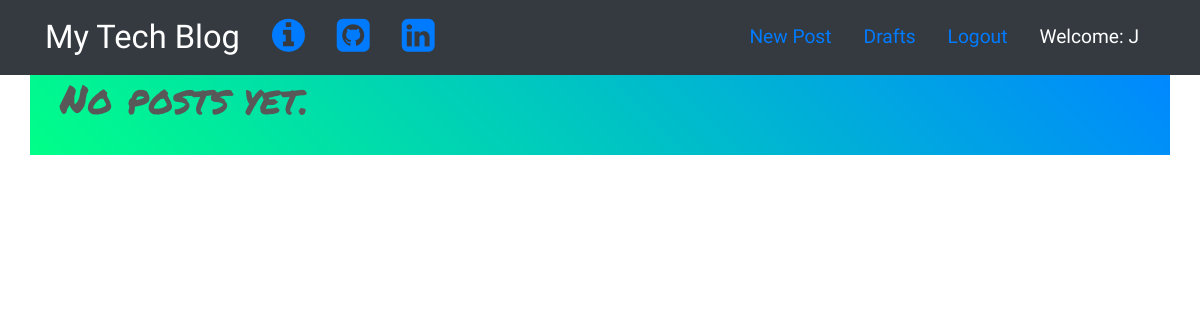
Page / (signed in) on the earlier database version.
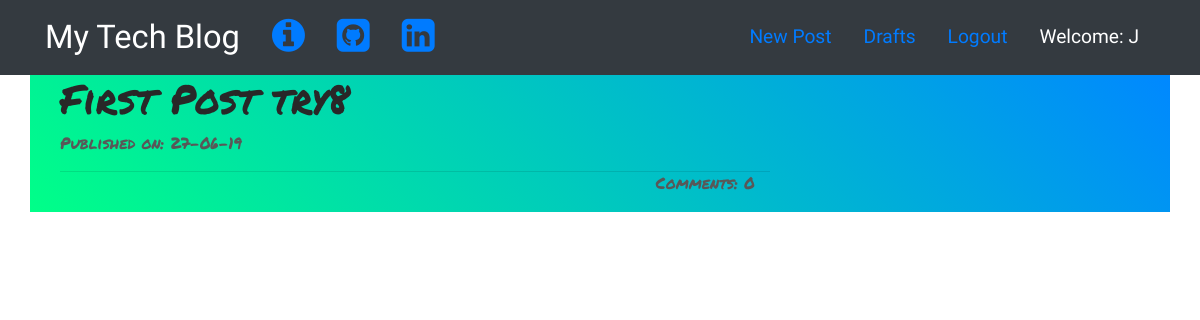
Same page on the later database version.
### blog/models.py (models this page shows, shortened)
class Post(models.Model):
    author=models.ForeignKey('auth.User',on_delete=models.CASCADE)
    title=models.CharField(max_length=150)
    text=models.TextField()
    create_date=models.DateTimeField(default=timezone.now)
    publish_date=models.DateTimeField(blank=True,null=True)
    def approved_comments(self):
        return self.comments.filter(approve_comment=True)

### blog/views.py (the view)
# urls.py: path('',views.PostListView.as_view(),name='post_list'),
class PostListView(ListView):
    model=Post
    def get_queryset(self):
        return Post.objects.filter(publish_date__lte=timezone.now()).order_by('-publish_date')

### blog/templates/blog/post_list.html (shortened to what this page needs)
{% extends 'blog/base.html' %}
  {% block content %}
    <div class="centerstage">
      {% for post in post_list %}
          <h1><a class="posttitle" href="{% url 'post_detail' pk=post.pk %}">{{post.title}}</a></h1>
          <p>Published on: {{post.publish_date|date:"d-m-y"}}</p>
          <a class="cmt_num" href="{% url 'post_detail' pk=post.pk %}">Comments: {{post.approved_comments.count}}</a>
          <hr>
      {% empty%}
         <h1>No posts yet.</h1>
      {% endfor %}
      <br>
   </div>
  {% endblock %}

Differences in the rows shown:
added Post: title "First Post try8", publish_date "27-06-19", approved_comments.count "0"
Other differences:
text no longer shown: "No posts yet."
